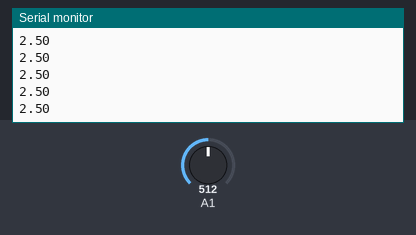
Simulated run of this sketch. Board: Arduino Uno, built with avr-gcc and run on an emulated ATmega328P. On the bench: the last lines printed to the serial monitor. Inputs (shaded band) come from the test bench; at power-on: A1 = 512.

Above: at 1.2 s.
1.3 s: A1 set to 716
At 1.31 s:
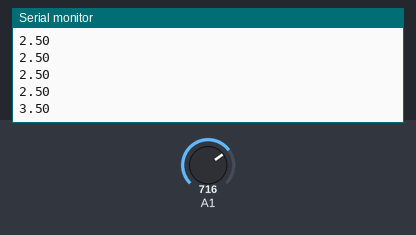
2.8 s: A1 set to 900
At 2.82 s:
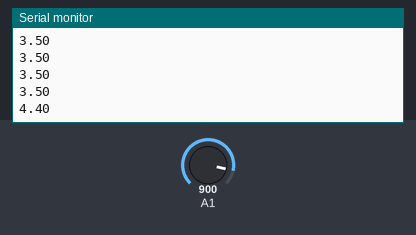
Timing chart, 0 to 5.8 s (numbered marks = the images above; inputs shaded):
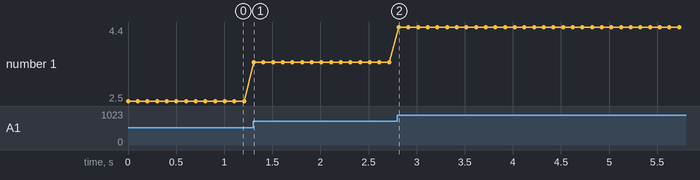

Measured:
- after the input at 1.3 s, the serial monitor: prints a new line at once (image 1)
- after the input at 2.8 s, the serial monitor: prints a new line at once (image 2)
- plotted number 1: 2.5 → 3.5 after the input at 1.3 s, 3.5 → 4.4 after the input at 2.8 s

The sketch:

analogico2.ino
```cpp
// the setup routine runs once when you press reset:
void setup() {
// initialize serial communication at 9600 bits per second:
Serial.begin(9600);
}
// the loop routine runs over and over again forever:
void loop() {
// read the input on analog pin 1:
int sensorValue = analogRead(A1);
// Convert the analog reading (which goes from 0 - 1023) to a voltage (0 - 5V):
float voltage = sensorValue * (5.0 / 1023.0);
// print out the value you read:
Serial.println(voltage);
if(voltage>3.5){
  digitalWrite(6,HIGH);
}else{
  digitalWrite(6,LOW);
}
delay(100);
}
```
